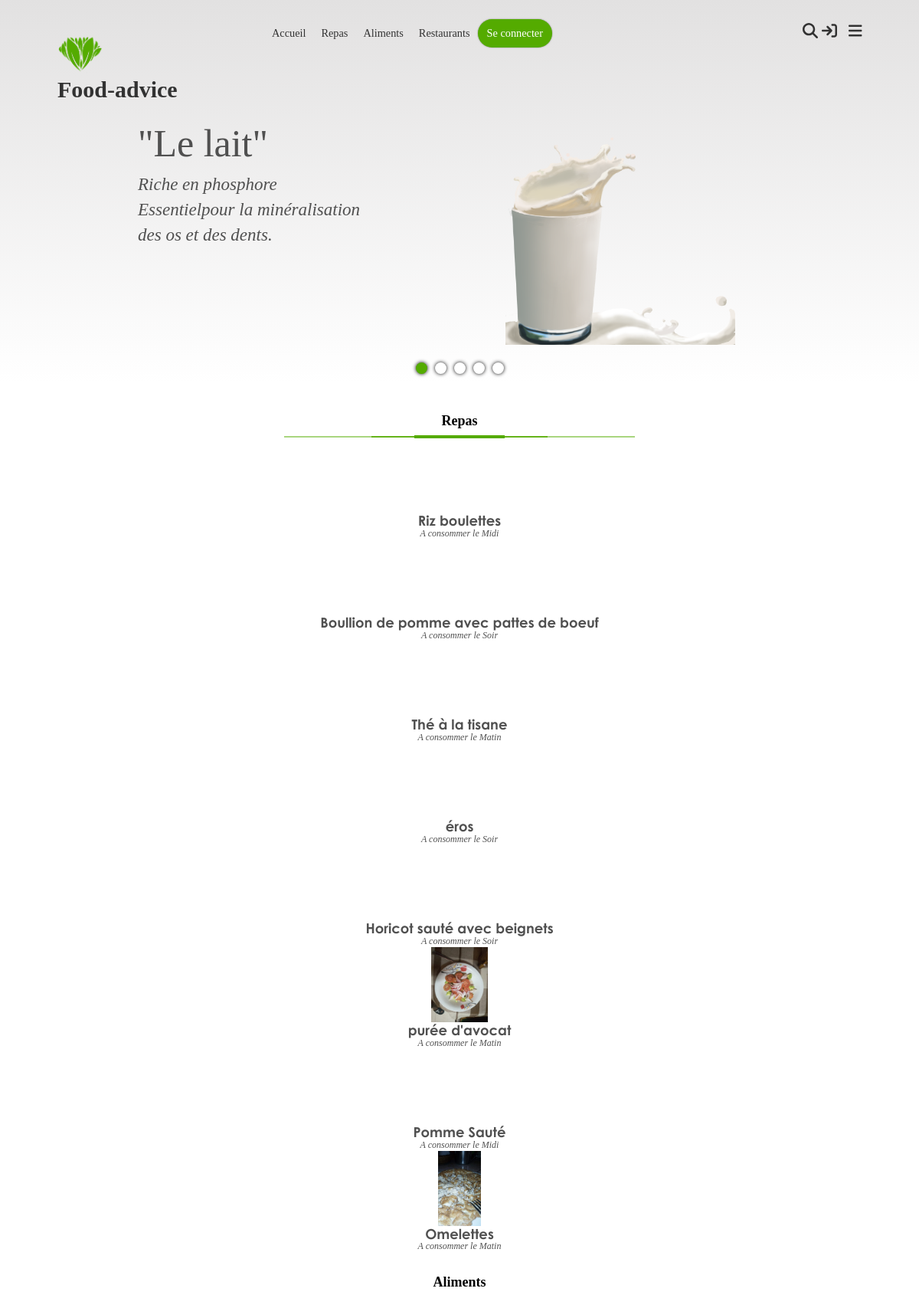
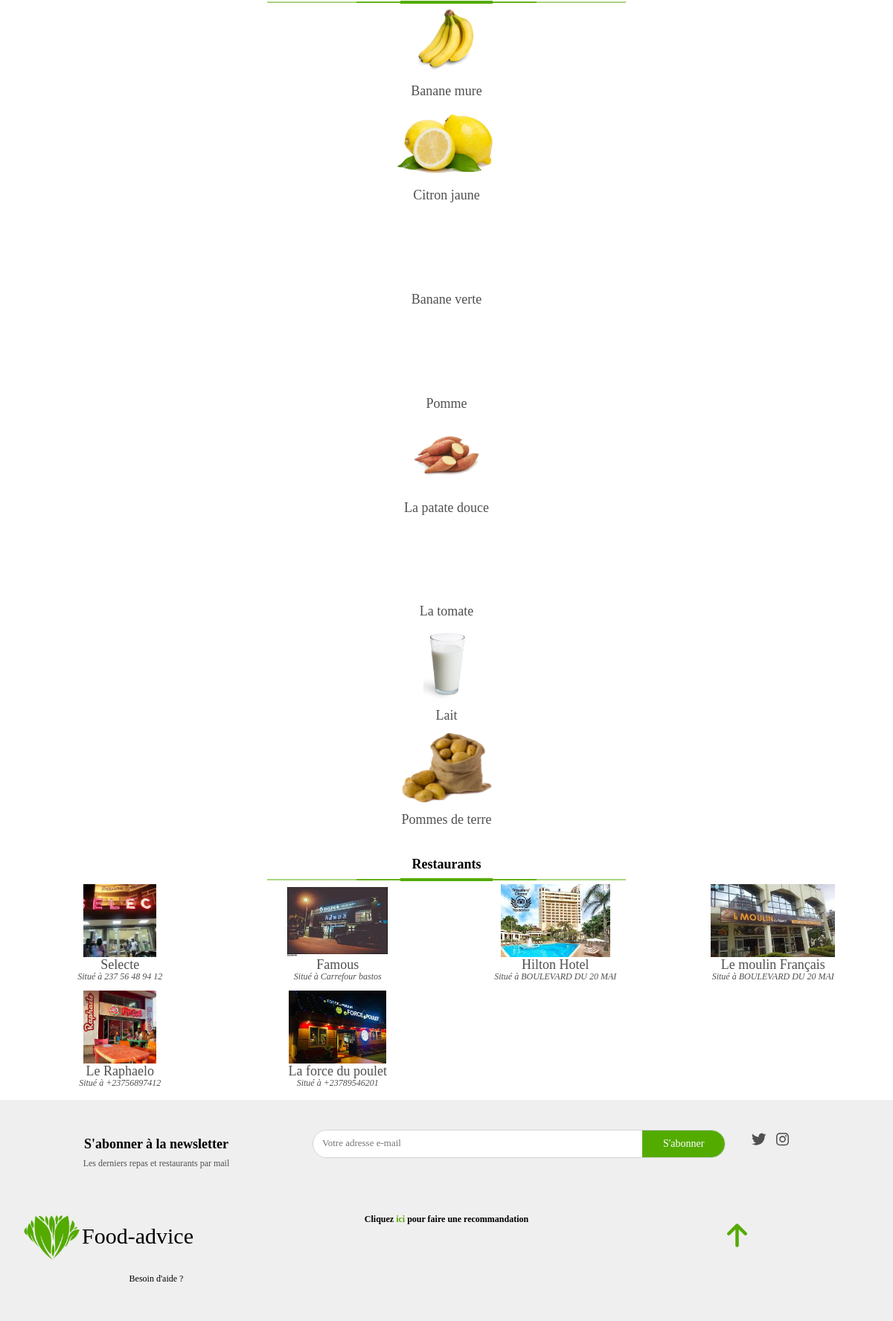
The page / on the database its author committed (2 pictures, top to bottom).
### app/models.py (models this page shows, shortened)
class Evaluable(Commentable):
    class Meta:
        abstract = True

class Repas(Evaluable):
    image = models.FileField(upload_to="static/images/repas/", validators=[FileExtensionValidator(allowed_extensions=IMAGE_EXTENSIONS)])
    momentJournee = models.IntegerField(choices=MOMENTS_JOURNEE, null=True, blank = True, verbose_name="Moment de la journée", help_text="Moment habituel de consommation de ce repas")
    origine = models.ForeignKey(OrigineRepas, models.CASCADE, null=True, blank=True)

class Commentable(models.Model):
    class Meta:
        abstract = True
    nom = models.CharField(max_length=50, unique=True)
    description = models.TextField(null=True, blank=True)
    image = models.FileField()
    approuve = models.BooleanField(default=False)
    contributeur = models.ForeignKey(Contributeur, models.CASCADE, null=True, blank=True)
    dateCreation = models.DateTimeField(auto_now=True)
    dateDerniereModification = models.DateTimeField(auto_now_add=True)

class Aliment(Commentable):
    uniteComptage = models.CharField(max_length=30, verbose_name="Unité de comptage", null=True, blank=True, help_text="Comment on compte l'aliment (ex:doigt pour une banane)")
    masseUnite = models.FloatField(verbose_name="Masse unité (g)", help_text="La masse en grammes d'un élément (ex: 120 pour la banage)")
    image = models.FileField(upload_to="static/images/aliments/", validators=[FileExtensionValidator(allowed_extensions=IMAGE_EXTENSIONS)])
    tauxProteines = models.FloatField(default=0, verbose_name="Taux de proteines", help_text="Taux de proteines dans 100g")
    tauxLipides = models.FloatField(default=0, verbose_name="Taux de lipides", help_text="Taux de lipides dans 100g")
    tauxGlucides = models.FloatField(default=0, verbose_name="Taux de glucides", help_text="Taux de glucides dans 100g")
    mineraux = models.CharField(max_length=255, null=True, blank=True, verbose_name="Mineraux", help_text="Motif : mineral1, minearl2, ...")
    vitamines = models.CharField(max_length=255, null=True, blank=True, verbose_name="Vitamines", help_text="Motif : vitamine1, vitamine2, ...")
    detailApports = models.TextField(null=True, blank=True, verbose_name="Détail des apports", help_text="Vertus de l'aliment")
    detailRisques = models.TextField(null=True, blank=True, verbose_name="Détail des risques", help_text="Problèmes liés à une consommation non suivie")
    type = models.ForeignKey(TypeAliment, models.CASCADE, verbose_name="Type")
    def calories(self):
        return round(((((self.tauxGlucides + self.tauxProteines) * 4) + (self.tauxLipides * 9)) * (self.masseUnite / 100)), 2)

class Restaurant(Evaluable):
    image = models.FileField(upload_to="static/images/restaurants/", validators=[FileExtensionValidator(allowed_extensions=IMAGE_EXTENSIONS)])
    adresse = models.CharField(max_length=100)
    repass = models.ManyToManyField(Repas, blank=True)

### app/views.py (the view)
# urls.py: path("", views.index, name="home"),
def index(request):
    maxElements = 8
    repass = Repas.objects.filter(approuve=True).order_by("dateDerniereModification")[0:maxElements]
    aliments = Aliment.objects.filter(approuve=True).order_by("dateDerniereModification")[0:maxElements]
    restaurants = Restaurant.objects.filter(approuve=True).order_by("dateDerniereModification")[0:maxElements]
    return render(request, template_name="home.html", context={
        "repass":repass,
        "aliments":aliments,
        "restaurants":restaurants
    })

### app/custom_tags_filters.py (called while the page is built)
@register.simple_tag
def css(filePath):
    return mark_safe('<link rel="stylesheet" type="text/css" href="'+settings.STATIC_URL+filePath+'"/>')

@register.simple_tag
def js(filePath):
    return mark_safe('<script type="text/javascript" src="'+settings.STATIC_URL+filePath+'"></script>')

### app/user_session.py (called while the page is built)
def isUserConnected(session):
    return session.__contains__("user_id")

def getUser(session) -> Contributeur:
    if isUserConnected(session):
        try:
            return Contributeur.objects.get(id=session["user_id"])
        except Contributeur.DoesNotExist:
            disconnectUser(session)
            return None
    else:
        return None

### context_processors.py (called while the page is built)
def globals(request):
    return {
        'appUser':getUser(request.session)
    }

### templates/home.html (shortened to what this page needs)
{% extends "base.html" %}
{% block styles %}
    {% css "css/home.css"%}
{% endblock %}
{% block header_background %}
<div id="slide">
    <div class="slide-element" style="background:linear-gradient(rgb(226, 225, 225),white)">
        <div class="slide-element-text">
            <h4>"Le lait"</h4>
            <p>
                Riche en phosphore <br>
                Essentielpour la minéralisation <br>des os et des dents.
            </p>
        </div>
        <img src="{% static 'images/fruits/lait.png' %}"/>
    </div>
    <div id="radios">
    </div>
 </div>
{% endblock %}
{%block body %}
<div class="container">
    <div class="elements-set" id="repas">
        <h4 class="title text-center">Repas</h4>
        {% include "components/_custom-line.html" %}
        <div class="row row-cols-3 row-cols-md-4 mt-3">
            {% include "load/foods.html" with repass=repass%}
        </div>
    </div>
    <div class="elements-set" id="aliments">
        <h4 class="title text-center">Aliments</h4>
        {% include "components/_custom-line.html" %}
        <div class="row row-cols-3 row-cols-md-5 mt-3">
            {% include "load/aliments.html" with aliments=aliments %}
        </div>
    </div>
    <div class="elements-set" id="restaurants">
        <h4 class="title text-center">Restaurants</h4>
        {% include "components/_custom-line.html" %}
        <div class="row row-cols-3 row-cols-md-4 mt-3">
            {% include "load/restaurants.html" %}
        </div>
    </div>
</div>
{% endblock %}

### templates/macros/_food-little-presentation.html (shortened to what this page needs)
<a href="{% url 'show-food' repas.id %}" class="food food-little-presentation text-center" data-aos="zoom-in">
    <div class="image-div">
        <img src="/{{repas.image}}" alt="">
    </div>
    <h4 class="food-title">{{ repas.nom }}</h4>
    {% if repas.momentJournee != None %}
        <h5 class="moment-journee"><i>A consommer le {{ repas.get_momentJournee_display }}</i></h5>
    {% endif %}
</a>

### templates/macros/_presentation-aliments.html (shortened to what this page needs)
<a href="{% url "show-aliment" aliment.id %}" class="aliment aliment-little-presentation text-center" data-aos="zoom-in">
    <div class="image-div">
        <img src="/{{ aliment.image }}" alt="" class="aliment-image">
    </div>
    <h4 class="aliment-title">{{ aliment.nom }}</h4>
</a>

### templates/macros/_Restaurant-presentation.html (shortened to what this page needs)
<a href="{% url "show-restaurant" restaurant.id %}" class="col-4 col-md-3 restaurant restaurant-little-presentation text-center" data-aos="zoom-in">
    <div class="image-div">
        <img src="/{{ restaurant.image }}" alt="">
    </div>
    <h4 class="restaurant-title">{{ restaurant.nom }}</h4>
    <h5 class="restaurant-address">Situé à {{ restaurant.adresse }}</h5>
</a>

### static/css/main.css (style rules this page uses)
:root { --primary:$primary-color; }
a { text-decoration: none; color: inherit; cursor: pointer; }
.food-little-presentation { margin: 5px 0; position: relative; }
.food-little-presentation .image-div { overflow: hidden; height: 100px; display: flex; justify-content: center; align-items: center; }
.food-little-presentation .image-div img { height: 98%; transition: all .3s ease; cursor: pointer; }
.food-little-presentation .food-title { font-size: 18px; font-family: "century gothic Bold"; margin: 0; }
.food-little-presentation .moment-journee { font-size: 12px; margin: 0; font-style: italic; }
.aliment-little-presentation { position: relative; text-align: center; }
.aliment-little-presentation .image-div { height: 100px; overflow: hidden; display: flex; justify-content: center; align-content: center; flex-wrap: wrap; }
.aliment-little-presentation .image-div img { height: 98%; transition: all .5s ease; }
.aliment-little-presentation .aliment-title { font-size: 18px; }
.restaurant-little-presentation { margin: 5px 0; position: relative; }
.restaurant-little-presentation .image-div { overflow: hidden; height: 100px; display: flex; justify-content: center; align-items: center; }
.restaurant-little-presentation .image-div img { height: 98%; transition: all .3s ease; cursor: pointer; }
.restaurant-little-presentation .restaurant-title { font-size: 18px; margin: 0; }
.restaurant-little-presentation .restaurant-address { font-size: 12px; margin: 0; font-style: italic; }
body { font-size: 13px; color: #505050; margin: 0; padding: 0; overflow-x: hidden; width: 100% !important; font-family: "century gothic"; }
.title { font-family: "mayeka"; font-weight: bold; color: black; }

### static/css/home.css (style rules this page uses)
#slide { height: 500px; overflow: hidden; position: relative; }
#slide .slide-element { width: 100%; overflow: hidden; position: absolute; top: 0; left: 0; height: 100%; }
#slide .slide-element .slide-element-text { position: absolute; left: 15%; z-index: 2; top: 30%; }
#slide .slide-element .slide-element-text h4 { font-size: 50px; font-family: "Kitahara Script"; }
#slide .slide-element .slide-element-text p { font-size: 23px; font-style: italic; }
#slide .slide-element img { position: absolute; right: 20%; height: 300px; bottom: 10%; z-index: 1; }
#slide #radios { position: absolute; bottom: 10px; width: 100%; display: flex; justify-content: center; align-items: center; height: 20px; }
.elements-set { margin-top: 30px; }

### rows shown on the page
Repas: nom "Riz boulettes", momentJournee "Midi"
Repas: nom "Boullion de pomme avec pattes de boeuf", momentJournee "Soir"
Repas: nom "Thé à la tisane", momentJournee "Matin"
Repas: nom "éros", momentJournee "Soir"
Repas: nom "Horicot sauté avec beignets", momentJournee "Soir"
Repas: image (picture), nom "purée d'avocat", momentJournee "Matin"
Repas: nom "Pomme Sauté", momentJournee "Midi"
Repas: image (picture), nom "Omelettes", momentJournee "Matin"
Aliment: image (picture), nom "Banane mure"
Aliment: image (picture), nom "Citron jaune"
Aliment: nom "Banane verte"
Aliment: nom "Pomme"
Aliment: image (picture), nom "La patate douce"
Aliment: nom "La tomate"
Aliment: image (picture), nom "Lait"
Aliment: image (picture), nom "Pommes de terre"
Restaurant: image (picture), nom "Selecte", adresse "237 56 48 94 12"
Restaurant: image (picture), nom "Famous", adresse "Carrefour bastos"
Restaurant: image (picture), nom "Hilton Hotel", adresse "BOULEVARD DU 20 MAI"
Restaurant: image (picture), nom "Le moulin Français", adresse "BOULEVARD DU 20 MAI"
Restaurant: image (picture), nom "Le Raphaelo", adresse "+23756897412"
Restaurant: image (picture), nom "La force du poulet", adresse "+23789546201"
